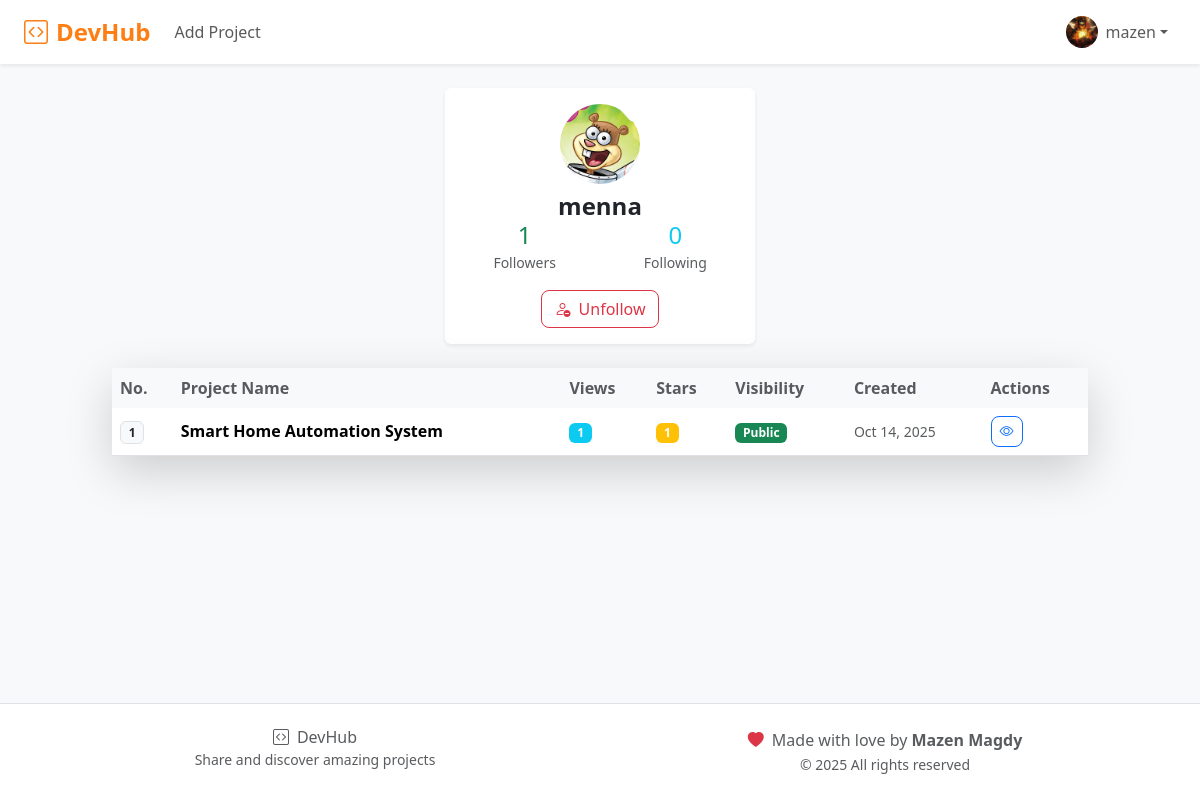
Screenshot of /user/menna/dashboard/ (signed in) with the database file from the repository.
### accounts/models.py (models this page shows, shortened)
class User(AbstractUser):
    photo = models.ImageField(blank=True, upload_to="media")
    followers = models.ManyToManyField(
        "self", symmetrical=False, related_name="following", blank=True
    )
    def serializer(self):
        return {
            "id": self.id,
            "username": self.username,
            "photo": self.photo,
            "followers": self.followers.count(),
            "following": self.following.count(),
        }

### projects/models.py (models this page shows, shortened)
class Project(models.Model):
    owner = models.ForeignKey(User, on_delete=models.CASCADE, related_name="projects")
    title = models.CharField(max_length=255)
    overview = models.CharField(max_length=100)
    description = models.TextField(blank=True)
    video_url = models.URLField(blank=True)
    github_url = models.URLField(blank=True)
    image = models.ImageField(blank=True, upload_to="media")
    objectives = models.TextField(blank=True)
    key_learning = models.TextField(blank=True)
    is_public = models.BooleanField(default=True)
    technologies = models.ManyToManyField(
        Technology, related_name="projects", blank=True
    )
    viewers = models.ManyToManyField(
        User, related_name="viewed_projects", blank=True, editable=False
    )
    stars = models.ManyToManyField(User, related_name="starred_projects", blank=True)
    timestamp = models.DateTimeField(auto_now_add=True)
    class Meta:
        ordering = ["-timestamp"]

### accounts/views.py (the view)
# urls.py: path("user/<str:username>/dashboard/", views.dashboard, name="dashboard"),
@login_required
def dashboard(request, username):
    user = get_object_or_404(User, username=username)
    projects = Project.objects.filter(owner=user)
    is_following = request.user in user.followers.all()
    return render(
        request,
        "accounts/dashboard.html",
        {
            "projects": projects,
            "profile": user.serializer(),
            "is_following": is_following,
        },
    )

### accounts/templates/accounts/dashboard.html (shortened to what this page needs)
{% extends "projects/layout.html" %}
{% load static %}
{% block main %}
<div class="container-fluid py-4">
    <div class="row justify-content-center">
        <div class="col-xl-10">
            <div class="row justify-content-center mb-4">
                <div class="col-lg-4">
                    <div class="card shadow-sm border-0">
                        <div class="card-body">
                            <div class="row align-items-center justify-content-between">
                                <div class="text-center">
                                    {% if profile.id == request.user.id %}
                                        <form id="photo-form" enctype="multipart/form-data">
                                            <label for="photo-upload" style="cursor: pointer;" title="Change profile photo">
                                                <img src="{% if profile.photo %}{{ profile.photo.url }}{% else %}{% static 'projects/default.png' %}{% endif %}"
                                                    alt="{{ profile.username }} photo" class="rounded-circle mb-2" id="profile-image"
                                                    style="width: 80px; height: 80px; object-fit: cover;">
                                            </label>
                                            <input type="file" name="photo" id="photo-upload" accept=".png, .jpeg, .jpg" style="display: none;">
                                        </form>
                                    {% else %}
                                        <img src="{% if profile.photo %}{{ profile.photo.url }}{% else %}{% static 'projects/default.png' %}{% endif %}"
                                            alt="{{ profile.username }} photo" class="rounded-circle mb-2"
                                            style="width: 80px; height: 80px; object-fit: cover;">
                                    {% endif %}
                                    <h4 class="fw-bold mb-0">{{ profile.username }}</h4>
                                </div>
                                <div class="text-center mb-3">
                                    <div class="row">
                                        <div class="col-6">
                                            <h4 class="text-success mb-0" id="followers-count">{{ profile.followers }}
                                            </h4>
                                            <small class="text-muted">Followers</small>
                                        </div>
                                        <div class="col-6">
                                            <h4 class="text-info mb-0">{{ profile.following }}</h4>
                                            <small class="text-muted">Following</small>
                                        </div>
                                    </div>
                                </div>
                                <div class="text-center">
                                    {% if profile.id != request.user.id %}
                                        <button class="btn {% if is_following %}btn-outline-danger{% else %}btn-primary{% endif %}" id="toggle_follow" data-user="{{ profile.id }}">
                                            <i class="bi bi-{% if is_following %}person-dash{% else %}person-plus{% endif %} me-1"></i>
                                            {% if is_following %}Unfollow{% else %}Follow{% endif %}
                                        </button>
                                    {% endif %}
                                </div>
                            </div>
                        </div>
                    </div>
                </div>
            </div>
            <div class="card shadow-lg border-0">
                <div class="card-body p-0">
                    {% if projects %}
                        <div class="table-responsive">
                            <table class="table table-hover mb-0">
                                <thead class="table-light">
                                    <tr>
                                        <th class="border-0 fw-semibold text-muted">No.</th>
                                        <th class="border-0 fw-semibold text-muted">Project Name</th>
                                        <th class="border-0 fw-semibold text-muted">Views</th>
                                        <th class="border-0 fw-semibold text-muted">Stars</th>
                                        <th class="border-0 fw-semibold text-muted">Visibility</th>
                                        <th class="border-0 fw-semibold text-muted">Created</th>
                                        <th class="border-0 fw-semibold text-muted">Actions</th>
                                    </tr>
                                </thead>
                                <tbody>
                                    {% for project in projects %}
                                        <tr>
                                            <td class="align-middle">
                                                <span class="badge bg-light text-dark border">{{ forloop.revcounter }}</span>
                                            </td>
                                            <td class="align-middle">
                                                <h6 class="mb-0 fw-semibold project-title">{{ project.title }}</h6>
                                            </td>
                                            <td class="align-middle">
                                                <span class="badge bg-info">{{ project.viewers.count }}</span>
                                            </td>
                                            <td class="align-middle">
                                                <span class="badge bg-warning">{{ project.stars.count }}</span>
                                            </td>
                                            <td class="align-middle">
                                                {% if project.owner == user %}
                                                    <select name="visibility" data-id="{{ project.id }}" class="visibility-select badge bg-light text-black">
                                                        <option value="public" {% if project.is_public %}selected disabled{% endif %}>Public</option>
                                                        <option value="private" {% if not project.is_public %}selected disabled{% endif %}>Private</option>
                                                    </select>
                                                {% else %}
                                                    {% if project.is_public %}
                                                        <span class="badge bg-success">Public</span>
                                                    {% else %}
                                                        <span class="badge bg-secondary">Private</span>
                                                    {% endif %}
                                                {% endif %}
                                            </td>
                                            <td class="align-middle">
                                                <small class="text-muted">{{ project.timestamp|date:"M d, Y" }}</small>
                                            </td>
                                            <td class="align-middle">
                                                <div class="btn-group" role="group">
                                                    <a href="{% url 'projects:detail' project.id %}"
                                                        class="btn btn-sm btn-outline-primary" title="View Project">
                                                        <i class="bi bi-eye"></i>
                                                    </a>
                                                </div>
                                            </td>
                                        </tr>
                                    {% endfor %}
                                </tbody>
                            </table>
                        </div>
                    {% else %}
                        <div class="text-center py-3">
                            <h4 class="text-muted">No Projects Yet</h4>
                        </div>
                    {% endif %}
                </div>
            </div>
        </div>
    </div>
</div>
{% endblock %}

### projects/templates/projects/layout.html (shortened to what this page needs)
{% load static %}
<!DOCTYPE html>
<html lang="en">
<head>
    <link href="https://cdn.jsdelivr.net/npm/bootstrap@5.3.8/dist/css/bootstrap.min.css" rel="stylesheet"
>
    <link rel="stylesheet" href="https://cdn.jsdelivr.net/npm/bootstrap-icons@1.11.0/font/bootstrap-icons.css">
    {% block style %}
        <link rel="stylesheet" href="{% static 'projects/style.css' %}">
    {% endblock %}
</head>
<body class="d-flex flex-column min-vh-100">
    <nav class="navbar navbar-expand-lg navbar-light bg-white shadow-sm">
        <div class="container-fluid px-4">
            <a class="navbar-brand" style="color: #fd7e14;" href="{% url 'projects:index' %}">
                <i class="bi bi-code-square me-2"></i>DevHub
            </a>
            <div class="collapse navbar-collapse" id="navbarNavAltMarkup">
                {% if user.is_authenticated %}
                    <ul class="navbar-nav me-auto">
                        <li class="nav-item">
                            <a class="nav-link fw-medium" href="{% url 'projects:create' %}">Add Project</a>
                        </li>
                    </ul>
                    <ul class="navbar-nav ms-auto">
                        <li class="nav-item dropdown">
                            <a class="nav-link dropdown-toggle d-flex align-items-center" href="#" role="button"
                                data-bs-toggle="dropdown" aria-expanded="false">
                                {% if user.photo %}
                                    <img src="{{ user.photo.url }}" alt="Profile" class="rounded-circle me-2"
                                        style="width: 32px; height: 32px; object-fit: cover;">
                                {% else %}
                                    <i class="bi bi-person-circle me-2" style="font-size: 1.5rem;"></i>
                                {% endif %}
                                {{ user.username }}
                            </a>
                        </li>
                    </ul>
                {% endif %}
            </div>
        </div>
    </nav>
    <main class="flex-grow-1">
        {% block main %}{% endblock %}
    </main>
    <footer class="bg-white border-top mt-5 py-4">
        <div class="container text-center">
            <div class="row">
                <div class="col-md-6">
                    <h6 class="text-muted mb-0">
                        <i class="bi bi-code-square me-2"></i>DevHub
                    </h6>
                    <small class="text-muted">Share and discover amazing projects</small>
                </div>
                <div class="col-md-6">
                    <p class="text-muted mb-0">
                        <i class="bi bi-heart-fill text-danger me-1"></i>
                        Made with love by <strong>Mazen Magdy</strong>
                    </p>
                    <small class="text-muted">&copy; 2025 All rights reserved</small>
                </div>
            </div>
        </div>
    </footer>
</body>
</html>

### projects/static/projects/style.css (style rules this page uses)
body { background-color: #f8f9fa; font-family: 'Segoe UI', Tahoma, Geneva, Verdana, sans-serif; }
.navbar-brand { font-weight: bold; font-size: 1.5rem; }
.card { transition: transform 0.2s ease-in-out, box-shadow 0.2s ease-in-out; }
.btn { border-radius: 8px; }
footer { margin-top: auto; }
.navbar { box-shadow: 0 2px 4px rgba(0,0,0,0.1); }

### rows the page displays
User: photo (picture), username "mazen"
User: username "menna"
Project: title "Smart Home Automation System", viewers.count "1", stars.count "1", is_public "Public", timestamp "Oct 14, 2025"

### other values shown
{{ profile.followers }} "1"
{{ profile.following }} "0"
